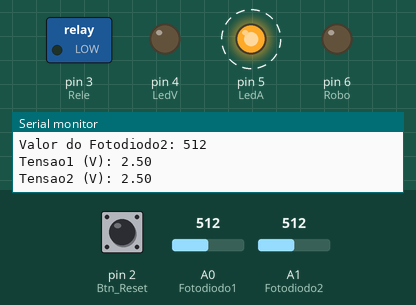
The sketch below on a simulated Arduino Uno, built with avr-gcc and run on an emulated ATmega328P. Parts: switched loads named in the sketch (green lamp = pin HIGH), output pins drawn as LEDs (lit = HIGH), the last lines printed to the serial monitor. Dashed ring = blinking. The inputs (shaded band) are chosen by the test bench; at power-on: A0 (Fotodiodo1) = 512, A1 (Fotodiodo2) = 512, pin 2 (Btn_Reset) LOW.

Above: at 1.2 s.
1.3 s: A0 (Fotodiodo1) set to 0
At 1.3 s:
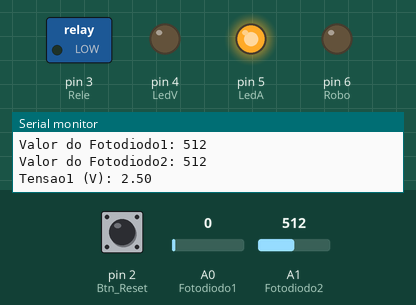
2.8 s: A0 (Fotodiodo1) set to 122
At 3.09 s:
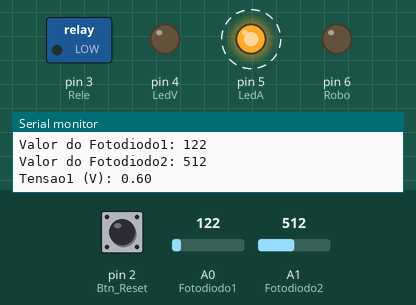
5.8 s: A1 (Fotodiodo2) set to 993
8.8 s: A1 (Fotodiodo2) set to 1016
11.8 s: A0 (Fotodiodo1) set to 687
14.8 s: A0 (Fotodiodo1) set to 709
At 15.4 s:
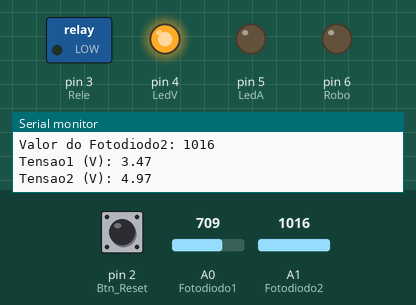
Timing chart, 0 to 17.3 s (numbered marks = the images above; inputs shaded):
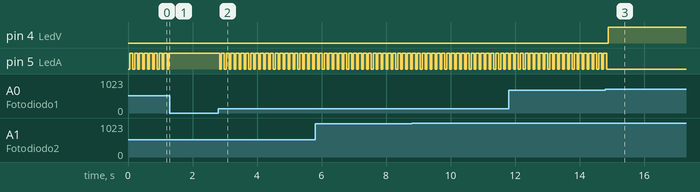

The sketch:

Cortina.ino
```cpp
#define Fotodiodo1 A0
#define Fotodiodo2 A1
#define Btn_Reset 2
#define Rele 3
#define Robo 6
#define LedV 4
#define LedA 5
#define Brilho 700
#define Delay_ms 300
#define Delay2_ms 50

int Sensor1;
int Sensor2;
float Volts1;
float Volts2;

void setup()
{
  Serial.begin(9600);
  pinMode(Rele, OUTPUT);
  pinMode(Robo, OUTPUT);
  pinMode(LedV, OUTPUT);
  pinMode(LedA, OUTPUT);
  pinMode(Fotodiodo1, INPUT);
  pinMode(Fotodiodo2, INPUT);
  pinMode(Btn_Reset, INPUT);
}

void loop()
{
  Sensor1 = analogRead(Fotodiodo1);
  Sensor2 = analogRead(Fotodiodo2);

  Serial.print("Valor do Fotodiodo1: ");
  Serial.println(Sensor1);
  Serial.print("Valor do Fotodiodo2: ");
  Serial.println(Sensor2);

  //testa se os sensores estão funcionando
  if(Sensor1 != 0 && Sensor2 != 0){
    digitalWrite(LedA,LOW);
    delay(Delay2_ms);
  }else{
    digitalWrite(LedA,HIGH);
  }

  //testa a área de proteção
  if(Sensor1 < Brilho || Sensor2 < Brilho){
    digitalWrite(Rele,LOW);
    digitalWrite(Robo,LOW);
    digitalWrite(LedA,HIGH);
    digitalWrite(LedV,LOW);
  }else{
    digitalWrite(LedA,LOW);
    digitalWrite(LedV,HIGH);
  }

  Volts1 = (float)Sensor1*5/1023;
  Serial.print("Tensao1 (V): ");Serial.println(Volts1);
  delay(Delay2_ms);
  Volts2 = (float)Sensor2*5/1023;
  Serial.print("Tensao2 (V): ");Serial.println(Volts2);
  delay(Delay2_ms);

  //testa o reset
  if(Sensor1 > Brilho && Sensor2 > Brilho && digitalRead(Btn_Reset) == true){
    digitalWrite(LedV,LOW);
    digitalWrite(LedA,LOW);
    delay(Delay_ms);
    digitalWrite(Rele,HIGH);
    digitalWrite(Robo,HIGH);
  }
}
```

Measured:
- the behaviour switches between 699 and 700 on A0 (Fotodiodo1) (found by bisection; images 2 and 3)
- after the input at 1.3 s, pin 5 (LedA): stops changing and stays HIGH
- after the input at 2.8 s, pin 5 (LedA): alternates HIGH for 0.10 s and LOW for 0.05 s, starting at once
- after the input at 14.8 s, pin 4 (LedV): LOW → HIGH after 0.09 s; pin 5 (LedA): goes on until 14.8 s, then stays LOW
- by itself, pin 5 (LedA): alternates HIGH for 0.10 s and LOW for 0.05 s
